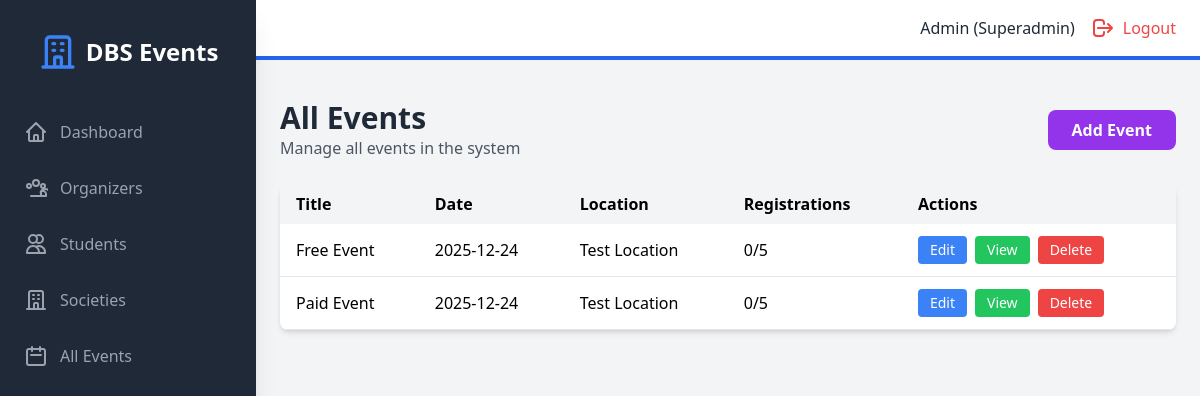
The app's page /admin/events (signed in), older data.
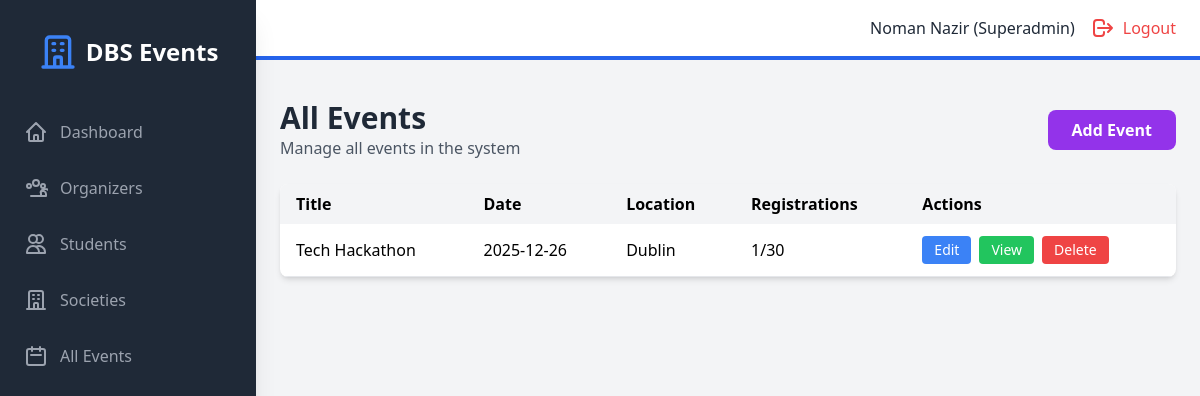
The same page, newer data.
### models.py (models this page shows, shortened)
class User(UserMixin, db.Model):
    id = db.Column(db.Integer, primary_key=True)
    student_number = db.Column(db.String(50), unique=True, nullable=True)
    email = db.Column(db.String(120), unique=True, nullable=False)
    password_hash = db.Column(db.String(200), nullable=False)
    name = db.Column(db.String(100), nullable=False)
    role = db.Column(db.String(20), nullable=False)  # superadmin, organizer, student
    created_at = db.Column(db.DateTime, default=datetime.utcnow)
    societies = db.relationship('Society', backref='head', lazy=True)
    events_created = db.relationship('Event', backref='creator', lazy=True)
    registrations = db.relationship('Registration', backref='student', lazy=True)

class Event(db.Model):
    id = db.Column(db.Integer, primary_key=True)
    title = db.Column(db.String(200), nullable=False)
    description = db.Column(db.Text, nullable=True)
    event_date = db.Column(db.DateTime, nullable=False)
    location = db.Column(db.String(200), nullable=False)
    capacity = db.Column(db.Integer, nullable=False)
    is_paid = db.Column(db.Boolean, default=False)
    cost = db.Column(db.Float, default=0.0)
    society_id = db.Column(db.Integer, db.ForeignKey('society.id'), nullable=True)
    created_by = db.Column(db.Integer, db.ForeignKey('user.id'), nullable=False)
    created_at = db.Column(db.DateTime, default=datetime.utcnow)
    registrations = db.relationship('Registration', backref='event', lazy=True, cascade='all, delete-orphan')
    def get_registered_count(self):
        return len(self.registrations)

### backend/routes/admin.py (the view)
@admin_bp.route("/admin/events", endpoint="admin_events")
@admin_required
def admin_events():
    events = Event.query.order_by(Event.event_date.desc()).all()
    return render_template("admin/events.html", events=events)

### backend/main.py (called while the page is built)
@login_manager.user_loader
def load_user(user_id):
    return User.query.get(int(user_id))

### frontend/templates/admin/events.html (shortened to what this page needs)
{% extends "base.html" %}
{% block auth_content %}
<div class="mb-6 flex justify-between items-center">
    <div>
        <h1 class="text-3xl font-bold text-gray-800">All Events</h1>
        <p class="text-gray-600">Manage all events in the system</p>
    </div>
    <a href="{{ url_for('admin.admin_add_event') }}" class="bg-purple-600 text-white px-6 py-2 rounded-lg hover:bg-purple-700 font-semibold">
        Add Event
    </a>
</div>
{% if events %}
<div class="bg-white rounded-lg shadow-md overflow-hidden">
    <table class="w-full">
        <thead class="bg-gray-100">
            <tr>
                <th class="px-4 py-2 text-left">Title</th>
                <th class="px-4 py-2 text-left">Date</th>
                <th class="px-4 py-2 text-left">Location</th>
                <th class="px-4 py-2 text-left">Registrations</th>
                <th class="px-4 py-2 text-left">Actions</th>
            </tr>
        </thead>
        <tbody>
            {% for event in events %}
            <tr class="border-b hover:bg-gray-50">
                <td class="px-4 py-3">{{ event.title }}</td>
                <td class="px-4 py-3">{{ event.event_date.strftime('%Y-%m-%d') }}</td>
                <td class="px-4 py-3">{{ event.location }}</td>
                <td class="px-4 py-3">{{ event.get_registered_count() }}/{{ event.capacity }}</td>
                <td class="px-4 py-3">
                    <div class="flex space-x-2">
                        <a href="{{ url_for('admin.admin_edit_event', event_id=event.id) }}"
                           class="bg-blue-500 text-white px-3 py-1 rounded text-sm hover:bg-blue-600 transition">
                            Edit
                        </a>
                        <a href="{{ url_for('registrations.view_registrations', event_id=event.id) }}"
                           class="bg-green-500 text-white px-3 py-1 rounded text-sm hover:bg-green-600 transition">
                            View
                        </a>
                        <form method="POST" action="{{ url_for('admin.admin_delete_event', event_id=event.id) }}"
                              onsubmit="return confirm('Are you sure you want to delete {{ event.title }}?')"
                              class="inline">
                            <button type="submit" class="bg-red-500 text-white px-3 py-1 rounded text-sm hover:bg-red-600 transition">
                                Delete
                            </button>
                        </form>
                    </div>
                </td>
            </tr>
            {% endfor %}
        </tbody>
    </table>
</div>
{% else %}
<div class="text-center py-12 bg-white rounded-lg shadow-md">
    <p class="text-gray-500 text-xl">No events yet</p>
</div>
{% endif %}
{% endblock %}

### frontend/templates/base.html (shortened to what the changed rows need)
<!DOCTYPE html>
<html lang="en">
<head>
    <script src="https://cdn.tailwindcss.com"></script>
    <link rel="stylesheet" href="{{ url_for('static', filename='css/style.css') }}">
</head>
<body class="bg-gray-100">
    {% if current_user.is_authenticated %}
    <div class="flex h-screen bg-gray-100">
        <div id="sidebar" class="sidebar fixed inset-y-0 left-0 z-30 w-64 bg-gray-800 overflow-y-auto transition duration-300 ease-out md:translate-x-0 md:static md:shadow-xl sidebar-closed">
            <div class="flex items-center justify-center mt-8">
                <div class="flex items-center">
                    <svg class="h-10 w-10 text-blue-500" fill="none" stroke="currentColor" viewBox="0 0 24 24">
                        <path stroke-linecap="round" stroke-linejoin="round" stroke-width="2" d="M19 21V5a2 2 0 00-2-2H7a2 2 0 00-2 2v16m14 0h2m-2 0h-5m-9 0H3m2 0h5M9 7h1m-1 4h1m4-4h1m-1 4h1m-5 10v-5a1 1 0 011-1h2a1 1 0 011 1v5m-4 0h4"></path>
                    </svg>
                    <span class="text-white text-2xl font-semibold ml-2">DBS Events</span>
                </div>
            </div>
            <nav class="mt-10">
                {% if current_user.role == 'superadmin' %}
                    <a class="flex items-center mt-4 py-2 px-6 text-gray-400 hover:bg-gray-700 hover:text-white" href="{{ url_for('admin.admin_dashboard') }}">
                        <svg class="h-6 w-6" fill="none" stroke="currentColor" viewBox="0 0 24 24"><path stroke-linecap="round" stroke-linejoin="round" stroke-width="2" d="M3 12l2-2m0 0l7-7 7 7M5 10v10a1 1 0 001 1h3m10-11l2 2m-2-2v10a1 1 0 01-1 1h-3m-6 0a1 1 0 001-1v-4a1 1 0 011-1h2a1 1 0 011 1v4a1 1 0 001 1m-6 0h6"></path></svg>
                        <span class="mx-3">Dashboard</span>
                    </a>
                    <a class="flex items-center mt-4 py-2 px-6 text-gray-400 hover:bg-gray-700 hover:text-white" href="{{ url_for('admin.admin_organizers') }}">
                        <span class="mx-3">Organizers</span>
                    </a>
                    <a class="flex items-center mt-4 py-2 px-6 text-gray-400 hover:bg-gray-700 hover:text-white" href="{{ url_for('admin.admin_students') }}">
                        <svg class="h-6 w-6" fill="none" stroke="currentColor" viewBox="0 0 24 24"><path stroke-linecap="round" stroke-linejoin="round" stroke-width="2" d="M12 4.354a4 4 0 110 5.292M15 21H3v-1a6 6 0 0112 0v1zm0 0h6v-1a6 6 0 00-9-5.197M13 7a4 4 0 11-8 0 4 4 0 018 0z"></path></svg>
                        <span class="mx-3">Students</span>
                    </a>
                    <a class="flex items-center mt-4 py-2 px-6 text-gray-400 hover:bg-gray-700 hover:text-white" href="{{ url_for('admin.admin_societies') }}">
                        <svg class="h-6 w-6" fill="none" stroke="currentColor" viewBox="0 0 24 24"><path stroke-linecap="round" stroke-linejoin="round" stroke-width="2" d="M19 21V5a2 2 0 00-2-2H7a2 2 0 00-2 2v16m14 0h2m-2 0h-5m-9 0H3m2 0h5M9 7h1m-1 4h1m4-4h1m-1 4h1m-5 10v-5a1 1 0 011-1h2a1 1 0 011 1v5m-4 0h4"></path></svg>
                        <span class="mx-3">Societies</span>
                    </a>
                    <a class="flex items-center mt-4 py-2 px-6 text-gray-400 hover:bg-gray-700 hover:text-white" href="{{ url_for('admin.admin_events') }}">
                        <svg class="h-6 w-6" fill="none" stroke="currentColor" viewBox="0 0 24 24"><path stroke-linecap="round" stroke-linejoin="round" stroke-width="2" d="M8 7V3m8 4V3m-9 8h10M5 21h14a2 2 0 002-2V7a2 2 0 00-2-2H5a2 2 0 00-2 2v12a2 2 0 002 2z"></path></svg>
                        <span class="mx-3">All Events</span>
                    </a>
                {% endif %}
            </nav>
        </div>
        <div class="flex-1 flex flex-col overflow-hidden">
            <header class="flex justify-between items-center py-4 px-6 bg-white border-b-4 border-blue-600">
                <div class="flex items-center">
                    <span class="text-gray-800 mr-4">{{ current_user.name }} ({{ current_user.role | capitalize }})</span>
                    <a href="{{ url_for('public.logout') }}" class="flex items-center text-red-500 hover:text-red-700">
                        <svg class="h-6 w-6" fill="none" stroke="currentColor" viewBox="0 0 24 24"><path stroke-linecap="round" stroke-linejoin="round" stroke-width="2" d="M17 16l4-4m0 0l-4-4m4 4H7m6 4v1a3 3 0 01-3 3H6a3 3 0 01-3-3v-10a3 3 0 013-3h4a3 3 0 013 3v1"></path></svg>
                        <span class="ml-2 hidden sm:inline">Logout</span>
                    </a>
                </div>
            </header>
            <div class="px-6 pt-4">
            </div>
            <main class="flex-1 overflow-x-hidden overflow-y-auto bg-gray-100 p-6">
                {% block auth_content %}{% endblock %}
            </main>
        </div>
    </div>
    {% endif %}
</body>
</html>

Row changes from the older to the newer data that the page shows:
removed Event: title "Free Event", event_date "2025-12-24", location "Test Location", get_registered_count "0", capacity "5"
removed Event: title "Paid Event", event_date "2025-12-24", location "Test Location", get_registered_count "0", capacity "5"
changed User "Superadmin": name "Admin" → "Noman Nazir"
added Event: title "Tech Hackathon", event_date "2025-12-26", location "Dublin", get_registered_count "1", capacity "30"
